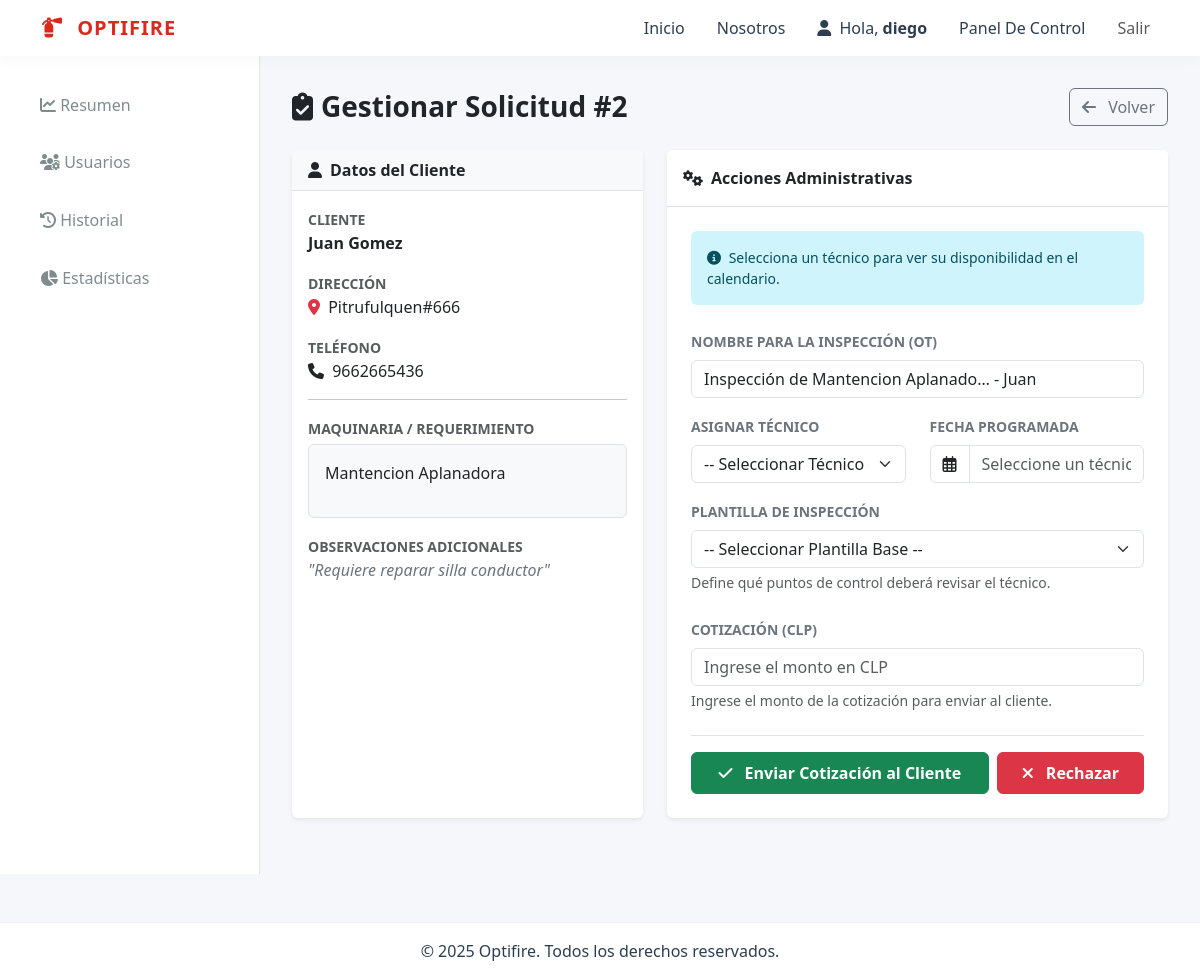
Screenshot of /usuarios/solicitud/gestionar/2/ (signed in) with the database file from the repository.
### usuarios/models.py (models this page shows, shortened)
class SolicitudInspeccion(models.Model):
    cliente = models.ForeignKey(User, on_delete=models.CASCADE, related_name='solicitudes_enviadas')
    nombre_cliente = models.CharField(max_length=100)
    apellido_cliente = models.CharField(max_length=100, blank=True, null=True)
    direccion = models.CharField(max_length=255)
    telefono = models.CharField(max_length=20)
    maquinaria = models.TextField(verbose_name="Maquinaria / Servicio")
    observaciones_cliente = models.TextField(blank=True, null=True)
    monto_cotizacion = models.DecimalField(max_digits=10, decimal_places=0, null=True, blank=True)
    detalle_cotizacion = models.TextField(blank=True, null=True)
    tecnico_preasignado = models.ForeignKey(User, on_delete=models.SET_NULL, null=True, blank=True, related_name='solicitudes_preasignadas', limit_choices_to={'groups__name': Roles.TECNICO})
    plantilla_preasignada = models.ForeignKey(PlantillaInspeccion, on_delete=models.SET_NULL, null=True, blank=True, related_name='solicitudes_preasignadas')
    nombre_inspeccion_preasignado = models.CharField(max_length=200, blank=True, null=True)
    fecha_programada_preasignada = models.DateField(null=True, blank=True)
    fecha_programada = models.DateField(null=True, blank=True)
    fecha_solicitud = models.DateTimeField(auto_now_add=True)
    estado = models.CharField(
        max_length=20,
        choices=EstadoSolicitud.choices,
        default=EstadoSolicitud.PENDIENTE
    )
    motivo_rechazo = models.TextField(blank=True, null=True)

### usuarios/views.py (the view, shortened to what this page needs)
# urls.py: path('solicitud/gestionar/<int:pk>/', views.aprobar_solicitud, name='gestionar_solicitud'),
@login_required
@user_passes_test(is_administrador)
def aprobar_solicitud(request, pk):
    solicitud = get_object_or_404(SolicitudInspeccion, pk=pk)
    context = {
        'solicitud': solicitud,
        'tecnicos': User.objects.filter(groups__name=Roles.TECNICO),
        'plantillas': PlantillaInspeccion.objects.all()
    }
    return render(request, 'dashboards/admin/gestionar_solicitud.html', context)

### usuarios/context_processors.py (called while the page is built)
def notificaciones_usuario(request):
    if request.user.is_authenticated:
        notificaciones = Notificacion.objects.filter(usuario=request.user, leido=False).order_by('-fecha_creacion')
        return {'mis_notificaciones': notificaciones}
    return {}

### usuarios/views.py (called while the page is built)
def check_role(user, role_name):
    return user.is_authenticated and user.groups.filter(name=role_name).exists()

def is_administrador(user): return check_role(user, Roles.ADMINISTRADOR) or user.is_superuser

### templates/dashboards/admin/gestionar_solicitud.html (shortened to what this page needs)
{% extends 'base_dashboard.html' %}
{% load static %}
{% block dashboard_menu %}
    {% include "includes/admin_menu.html" %}
{% endblock dashboard_menu %}
{% block dashboard_content %}
<link rel="stylesheet" href="https://cdn.jsdelivr.net/npm/flatpickr/dist/flatpickr.min.css">
<link rel="stylesheet" type="text/css" href="https://npmcdn.com/flatpickr/dist/themes/material_blue.css">
<div class="container-fluid px-0">
    <div class="d-flex justify-content-between align-items-center mb-4">
        <h1 class="h3 text-dark fw-bold mb-0">
            <i class="fas fa-clipboard-check me-2"></i>Gestionar Solicitud #{{ solicitud.id }}
        </h1>
        <a href="{% url 'dashboard_administrador' %}" class="btn btn-outline-secondary">
            <i class="fas fa-arrow-left me-2"></i> Volver
        </a>
    </div>
    <div class="row">
        <div class="col-lg-5 mb-4">
            <div class="card shadow-sm border-0 h-100">
                <div class="card-header bg-light fw-bold border-bottom">
                    <i class="fas fa-user me-2"></i>Datos del Cliente
                </div>
                <div class="card-body">
                    <div class="mb-3">
                        <label class="text-muted small text-uppercase fw-bold">Cliente</label>
                        <p class="fw-bold mb-0">{{ solicitud.nombre_cliente }} {{ solicitud.apellido_cliente|default:"" }}</p>
                    </div>
                    <div class="mb-3">
                        <label class="text-muted small text-uppercase fw-bold">Dirección</label>
                        <p class="mb-0"><i class="fas fa-map-marker-alt text-danger me-1"></i> {{ solicitud.direccion }}</p>
                    </div>
                    <div class="mb-3">
                        <label class="text-muted small text-uppercase fw-bold">Teléfono</label>
                        <p class="mb-0"><i class="fas fa-phone me-1"></i> {{ solicitud.telefono }}</p>
                    </div>
                    <hr>
                    <div class="mb-3">
                        <label class="text-muted small text-uppercase fw-bold">Maquinaria / Requerimiento</label>
                        <div class="p-3 bg-light rounded border mt-1">
                            {{ solicitud.maquinaria|linebreaks }}
                        </div>
                    </div>
                    {% if solicitud.observaciones_cliente %}
                    <div class="mb-3">
                        <label class="text-muted small text-uppercase fw-bold">Observaciones Adicionales</label>
                        <p class="fst-italic text-secondary mb-0">"{{ solicitud.observaciones_cliente }}"</p>
                    </div>
                    {% endif %}
                </div>
            </div>
        </div>
        <div class="col-lg-7 mb-4">
            <div class="card shadow-sm border-0">
                <div class="card-header bg-white fw-bold border-bottom py-3">
                    <i class="fas fa-cogs me-2"></i>Acciones Administrativas
                </div>
                <div class="card-body p-4">
                    <div class="alert alert-info small mb-4 border-0 bg-info-subtle text-info-emphasis">
                        <i class="fas fa-info-circle me-1"></i> Selecciona un técnico para ver su disponibilidad en el calendario.
                    </div>
                    <form method="POST">
                        <div class="mb-3">
                            <label class="form-label fw-bold small text-uppercase text-secondary">Nombre para la Inspección (OT)</label>
                            <input type="text" name="nombre_inspeccion" class="form-control"
                                   value="Inspección de {{ solicitud.maquinaria|truncatechars:20 }} - {{ solicitud.nombre_cliente }}" required>
                        </div>
                        <div class="row">
                            <div class="col-md-6 mb-3">
                                <label class="form-label fw-bold small text-uppercase text-secondary">Asignar Técnico</label>
                                <select name="tecnico" class="form-select" id="select-tecnico" required>
                                    <option value="">-- Seleccionar Técnico --</option>
                                </select>
                            </div>
                            <div class="col-md-6 mb-3">
                                <label class="form-label fw-bold small text-uppercase text-secondary">Fecha Programada</label>
                                <div class="input-group">
                                    <span class="input-group-text bg-white"><i class="far fa-calendar-alt"></i></span>
                                    <input type="text" name="fecha_programada" class="form-control bg-white" id="input-fecha" placeholder="Seleccione un técnico primero..." required readonly>
                                </div>
                            </div>
                        </div>
                        <div class="mb-4">
                            <label class="form-label fw-bold small text-uppercase text-secondary">Plantilla de Inspección</label>
                            <select name="plantilla" class="form-select" required>
                                <option value="">-- Seleccionar Plantilla Base --</option>
                            </select>
                            <div class="form-text">Define qué puntos de control deberá revisar el técnico.</div>
                        </div>
                        <div class="mb-4">
                            <label class="form-label fw-bold small text-uppercase text-secondary">Cotización (CLP)</label>
                            <input type="number" name="monto_cotizacion" class="form-control" min="0" step="1000" placeholder="Ingrese el monto en CLP" required>
                            <div class="form-text">Ingrese el monto de la cotización para enviar al cliente.</div>
                        </div>
                        <div class="d-flex gap-2 pt-3 border-top">
                            <button type="submit" class="btn btn-success fw-bold py-2 flex-grow-1">
                                <i class="fas fa-check me-2"></i> Enviar Cotización al Cliente
                            </button>
                            <button type="button" class="btn btn-danger fw-bold py-2 px-4" data-bs-toggle="modal" data-bs-target="#rejectModal">
                                <i class="fas fa-times me-2"></i> Rechazar
                            </button>
                        </div>
                    </form>
                </div>
            </div>
        </div>
    </div>
</div>
{% endblock dashboard_content %}

### templates/base.html (shortened to what this page needs)
{% load static %}
<!DOCTYPE html>
<html lang="es">
<head>
    <link href="https://cdn.jsdelivr.net/npm/bootstrap@5.3.0/dist/css/bootstrap.min.css" rel="stylesheet">
    <link rel="stylesheet" href="https://cdnjs.cloudflare.com/ajax/libs/font-awesome/6.5.2/css/all.min.css">
    <link rel="stylesheet" href="{% static 'css/style.css' %}">
</head>
<body>
    <nav class="navbar navbar-expand-lg navbar-custom sticky-top">
      <div class="container">
        <a class="navbar-brand navbar-brand-text" href="/">
            <i class="fa-solid fa-fire-extinguisher me-2"></i> OPTIFIRE
        </a>
        <div class="collapse navbar-collapse" id="navbarNav">
          <ul class="navbar-nav ms-auto">
            <li class="nav-item"><a class="nav-link nav-link-custom" href="/">Inicio</a></li>
            <li class="nav-item"><a class="nav-link nav-link-custom" href="/nosotros/">Nosotros</a></li>
            {% if user.is_authenticated %}
                <li class="nav-item">
                  <span class="nav-link nav-link-custom me-2">
                    <i class="fa-solid fa-user me-1"></i> Hola, <span class="fw-bold">{{ user.first_name|default:user.username }}</span>
                  </span>
                </li>
                <li class="nav-item">
                    <a class="nav-link nav-link-custom" href="{% url 'dashboard' %}">Panel De Control</a>
                </li>
                <li class="nav-item">
                  <a class="nav-link btn btn-sm btn-outline-dark ms-2" href="{% url 'logout' %}">Salir</a>
                </li>
            {% else %}
                <li class="nav-item">
                    <a class="nav-link btn btn-brand ms-2 text-white" href="{% url 'login' %}">Iniciar Sesión</a>
                </li>
            {% endif %}
          </ul>
        </div>
      </div>
    </nav>
    <main>
        {% block content %}
        {% endblock %}
    </main>
    <footer class="footer-custom mt-5 py-3">
        <div class="container text-center">
            <p class="mb-0">&copy; 2025 Optifire. Todos los derechos reservados.</p>
        </div>
    </footer>
</body>
</html>

### static/css/style.css (style rules this page uses)
:root { --primary-color: #DC281E; --primary-dark: #b91d15; --secondary-color: #F05A22; --accent-color: #FFC20E; --background-color: #F5F7FA; --container-color: #FFFFFF; --text-main: #2c3e50; --text-secondary: #7f8c8d; --sidebar-width: 260px; --header-height: 70px; --brand-gradient: linear-gradient(135deg, #DC281E 0%, #F05A22 100%); --shadow-soft: 0 2px 15px rgba(0, 0, 0, 0.04); --shadow-hover: 0 10px 25px rgba(0, 0, 0, 0.1); --border-radius: 8px; }
html, body { height: 100%; margin: 0; padding: 0; }
body { background-color: var(--background-color); color: var(--text-main); font-family: 'Segoe UI', Roboto, sans-serif; display: flex; flex-direction: column; min-height: 100vh; overflow-x: hidden; }
main { flex: 1; display: flex; flex-direction: column; width: 100%; }
a { text-decoration: none; }
.navbar-custom { background-color: var(--container-color); box-shadow: var(--shadow-soft); height: var(--header-height); z-index: 1000; }
.navbar-brand-text { color: var(--primary-color) !important; font-weight: 800; letter-spacing: 1px; }
.nav-link-custom { color: var(--text-main) !important; font-weight: 500; margin: 0 0.5rem; }
.footer-custom { background-color: var(--container-color); padding: 1.5rem 0; margin-top: auto; border-top: 1px solid #eee; }

### rows the page displays
SolicitudInspeccion: id "2", nombre_cliente "Juan", apellido_cliente "Gomez", direccion "Pitrufulquen#666", telefono "9662665436", maquinaria "Mantencion Aplanadora", observaciones_cliente "Requiere reparar silla conductor", nombre_inspeccion "Inspección de Mantencion Aplanado… - Juan"

### other values shown
{{ user.first_name|default:user.username }} "diego"
